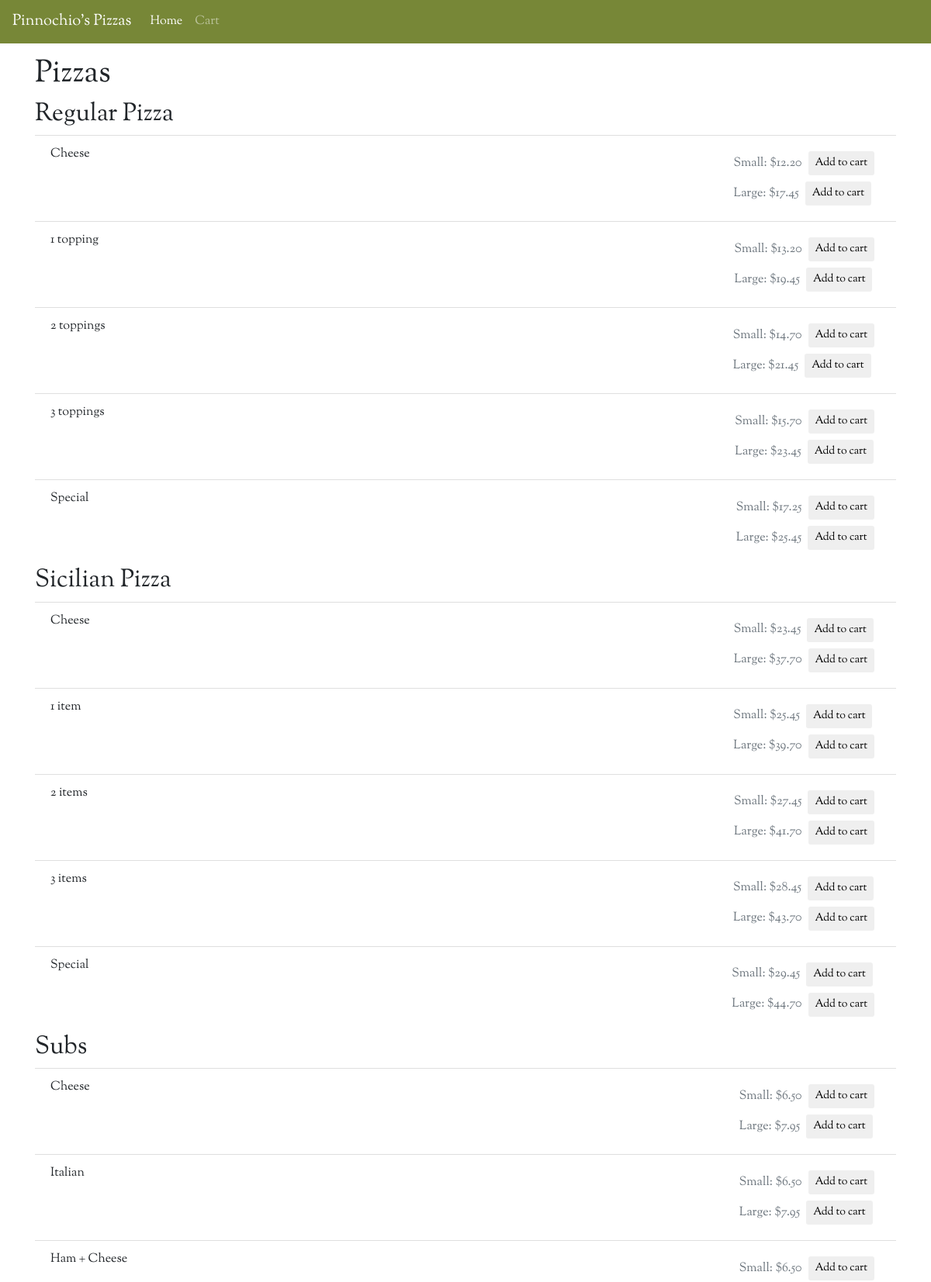
The page / (upper part) on the database its author committed.
### orders/models.py (models this page shows, shortened)
class Category(models.Model):
    class Meta:
        verbose_name_plural = "categories"
    category_name = models.CharField(max_length=100)
    order_nr = models.IntegerField(default=0)
    def __str__(self):
        return self.category_name

class Item(models.Model):
    category = models.ForeignKey(Category, on_delete=models.CASCADE)
    item_name = models.CharField(max_length=100)
    max_toppings = models.IntegerField(null=True)
    def __str__(self):
        return self.item_name

class Pricing(models.Model):
    PRICING_TYPES = (
        ('S', 'Small'),
        ('L', 'Large'),
        ('N', 'N/A'),
    )
    item = models.ForeignKey(Item, on_delete=models.CASCADE)
    pricing_type = models.CharField(max_length=1, choices=PRICING_TYPES)
    price = models.DecimalField(max_digits=12, decimal_places=2)

### orders/views.py (the view)
# urls.py: path('', views.IndexView.as_view(), name='index'),
class IndexView(generic.ListView):
    template_name = 'orders/index.html'
    context_object_name = 'categories'
    def get_queryset(self):
        return Category.objects.order_by('order_nr')

### orders/templates/orders/index.html (shortened to what this page needs)
{% extends 'orders/base.html' %}
{% block title %}Pizzas{% endblock %}
{% block content %}
    {% for category in categories %}
    <div>
        <h2>{{ category }}</h2>
        <ul class="list-group list-group-flush">
            {% for item in category.item_set.all %}
            <li class="list-group-item d-flex justify-content-between">
                {{ item }}
                <div>
                {% for pricing in item.pricing_set.all %}
                    <div class="m-2 text-muted">
                        <form method="post" action="{% url 'orders:add_to_cart' %}" class="form-inline">
                            {% if pricing.pricing_type != 'N' %}
                                {{ pricing.get_pricing_type_display }}:
                            {% endif %}
                            ${{ pricing.price }}
                            <input type="submit" value="Add to cart" class="btn btn-default btn-sm ml-2 pull-right">
                        </form>
                    </div>
                {% endfor %}
                </div>
            </li>
            {% empty %}
            <li>No subcategory</li>
            {% endfor %}
        </ul>
    </div>
    {% endfor %}
{% endblock %}

### orders/templates/orders/base.html (shortened to what this page needs)
<!DOCTYPE html>
{% load static %}
<html lang="en">
<head>
    <link rel="stylesheet" href="{% static 'bootstrap-4.1.3-dist/css/bootstrap.min.css' %}" type="text/css">
    <link rel="stylesheet" href="{% static 'css/style.css' %}" type="text/css">
</head>
<body>
    {% include 'orders/navbar.html' %}
    <div class="container">
        <h1>{% block title %}{% endblock %}</h1>
        <div>
            {% block content %}{% endblock %}
        </div>
    </div>
</body>
</html>

### orders/templates/orders/navbar.html (shortened to what this page needs)
<nav class="navbar navbar-expand-lg navbar-dark bg-basilic">
    <a class="navbar-brand" href="{% url 'orders:index' %}">Pinnochio's Pizzas</a>
    <div class="collapse navbar-collapse" id="navbarNav">
        <ul class="navbar-nav">
            {% with url_name=request.resolver_match.url_name %}
            <li class="nav-item{% if url_name == 'index' %} active{% endif %}">
                <a class="nav-link" href="{% url 'orders:index' %}">Home</a>
            </li>
            <li class="nav-item{% if url_name == 'cart' %} active{% endif %}">
                <a class="nav-link" href="{% url 'orders:cart' %}">Cart</a>
            </li>
            {% endwith %}
        </ul>
    </div>
</nav>

### orders/static/css/style.css (style rules this page uses)
body { font-family: 'Sorts Mill Goudy'; }
.bg-basilic { background-color: rgb(119, 135, 55); }

### rows shown on the page
Category: category_name "Regular Pizza"
Item: item_name "Cheese"
Pricing: pricing_type "Small", price "12.20"
Pricing: pricing_type "Large", price "17.45"
Item: item_name "1 topping"
Pricing: pricing_type "Small", price "13.20"
Pricing: pricing_type "Large", price "19.45"
Item: item_name "2 toppings"
Pricing: pricing_type "Small", price "14.70"
Pricing: pricing_type "Large", price "21.45"
Item: item_name "3 toppings"
Pricing: pricing_type "Small", price "15.70"
Pricing: pricing_type "Large", price "23.45"
Item: item_name "Special"
Pricing: pricing_type "Small", price "17.25"
Pricing: pricing_type "Large", price "25.45"
Category: category_name "Sicilian Pizza"
Item: item_name "Cheese"
Pricing: pricing_type "Small", price "23.45"
Pricing: pricing_type "Large", price "37.70"
Item: item_name "1 item"
Pricing: pricing_type "Small", price "25.45"
Pricing: pricing_type "Large", price "39.70"
Item: item_name "2 items"
Pricing: pricing_type "Small", price "27.45"
Pricing: pricing_type "Large", price "41.70"
Item: item_name "3 items"
Pricing: pricing_type "Small", price "28.45"
Pricing: pricing_type "Large", price "43.70"
Item: item_name "Special"
Pricing: pricing_type "Small", price "29.45"
Pricing: pricing_type "Large", price "44.70"
Category: category_name "Subs"
Item: item_name "Cheese"
Pricing: pricing_type "Small", price "6.50"
Pricing: pricing_type "Large", price "7.95"
Item: item_name "Italian"
Pricing: pricing_type "Small", price "6.50"
Pricing: pricing_type "Large", price "7.95"
Item: item_name "Ham + Cheese"
Pricing: pricing_type "Small", price "6.50"
